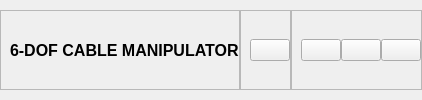
        <widget class="QWidget" name="Header" native="true">
         <layout class="QHBoxLayout" name="horizontalLayout_5">
          <property name="spacing">
           <number>0</number>
          </property>
          <property name="leftMargin">
           <number>0</number>
          </property>
          <property name="topMargin">
           <number>10</number>
          </property>
          <property name="rightMargin">
           <number>0</number>
          </property>
          <property name="bottomMargin">
           <number>10</number>
          </property>
          <item alignment="Qt::AlignLeft">
           <widget class="QFrame" name="frame_5">
            <property name="frameShape">
             <enum>QFrame::StyledPanel</enum>
            </property>
            <property name="frameShadow">
             <enum>QFrame::Raised</enum>
            </property>
            <layout class="QHBoxLayout" name="horizontalLayout_7">
             <property name="spacing">
              <number>0</number>
             </property>
             <property name="topMargin">
              <number>0</number>
             </property>
             <property name="rightMargin">
              <number>0</number>
             </property>
             <property name="bottomMargin">
              <number>0</number>
             </property>
             <item>
              <widget class="QLabel" name="label_4">
               <property name="font">
                <font>
                 <family>Arial</family>
                 <pointsize>12</pointsize>
                 <weight>75</weight>
                 <bold>true</bold>
                </font>
               </property>
               <property name="text">
                <string>6-DOF CABLE MANIPULATOR</string>
               </property>
              </widget>
             </item>
            </layout>
           </widget>
          </item>
          <item alignment="Qt::AlignHCenter">
           <widget class="QFrame" name="frame_6">
            <property name="frameShape">
             <enum>QFrame::StyledPanel</enum>
            </property>
            <property name="frameShadow">
             <enum>QFrame::Raised</enum>
            </property>
            <layout class="QHBoxLayout" name="horizontalLayout_6">
             <property name="spacing">
              <number>0</number>
             </property>
             <property name="topMargin">
              <number>0</number>
             </property>
             <property name="rightMargin">
              <number>0</number>
             </property>
             <property name="bottomMargin">
              <number>0</number>
             </property>
             <item>
              <widget class="QPushButton" name="notificatioBtn">
               <property name="toolTip">
                <string>Notification</string>
               </property>
               <property name="text">
                <string/>
               </property>
               <property name="icon">
                <iconset resource="resources.qrc">
                 <normaloff>:/icons/icons/bell.svg</normaloff>:/icons/icons/bell.svg</iconset>
               </property>
               <property name="iconSize">
                <size>
                 <width>24</width>
                 <height>24</height>
                </size>
               </property>
              </widget>
             </item>
            </layout>
           </widget>
          </item>
          <item alignment="Qt::AlignRight">
           <widget class="QFrame" name="frame_7">
            <property name="frameShape">
             <enum>QFrame::StyledPanel</enum>
            </property>
            <property name="frameShadow">
             <enum>QFrame::Raised</enum>
            </property>
            <layout class="QHBoxLayout" name="horizontalLayout_4">
             <property name="spacing">
              <number>0</number>
             </property>
             <property name="topMargin">
              <number>0</number>
             </property>
             <property name="rightMargin">
              <number>0</number>
             </property>
             <property name="bottomMargin">
              <number>0</number>
             </property>
             <item>
              <widget class="QPushButton" name="MinimizeWinBtn">
               <property name="toolTip">
                <string>Minimize Window</string>
               </property>
               <property name="text">
                <string/>
               </property>
               <property name="icon">
                <iconset resource="resources.qrc">
                 <normaloff>:/icons/icons/minus-square.svg</normaloff>:/icons/icons/minus-square.svg</iconset>
               </property>
               <property name="iconSize">
                <size>
                 <width>24</width>
                 <height>24</height>
                </size>
               </property>
              </widget>
             </item>
             <item>
              <widget class="QPushButton" name="RestoreWinBtn">
               <property name="toolTip">
                <string>Restore Window</string>
               </property>
               <property name="text">
                <string/>
               </property>
               <property name="icon">
                <iconset resource="resources.qrc">
                 <normaloff>:/icons/icons/square.svg</normaloff>:/icons/icons/square.svg</iconset>
               </property>
               <property name="iconSize">
                <size>
                 <width>24</width>
                 <height>24</height>
                </size>
               </property>
              </widget>
             </item>
             <item>
              <widget class="QPushButton" name="CloseWinBtn">
               <property name="toolTip">
                <string>Close Window</string>
               </property>
               <property name="text">
                <string/>
               </property>
               <property name="icon">
                <iconset resource="resources.qrc">
                 <normaloff>:/icons/icons/x-square.svg</normaloff>:/icons/icons/x-square.svg</iconset>
               </property>
               <property name="iconSize">
                <size>
                 <width>24</width>
                 <height>24</height>
                </size>
               </property>
              </widget>
             </item>
            </layout>
           </widget>
          </item>
         </layout>
        </widget>
